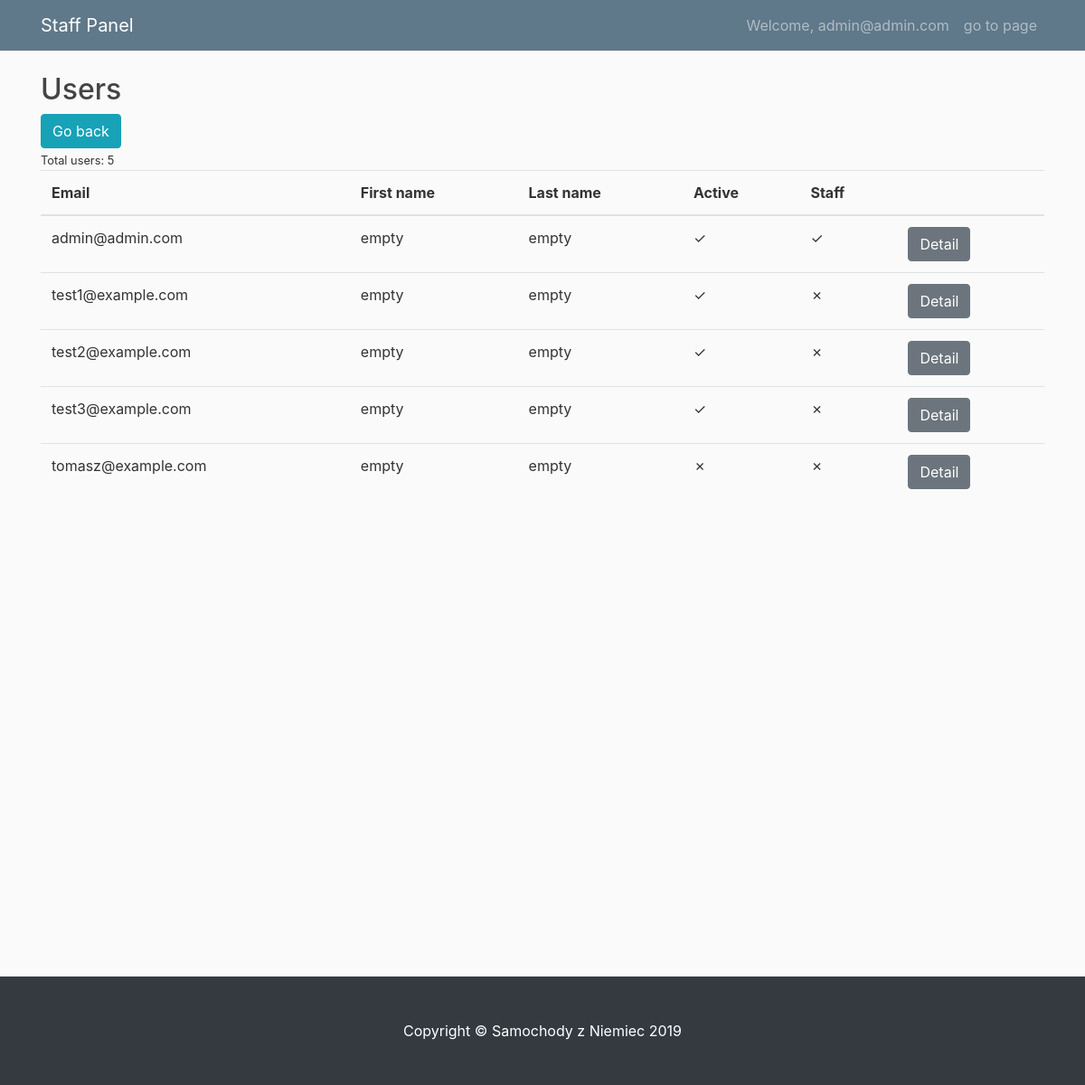
The app's page /staff/user_list (signed in) with its own data.
### account/models.py (models this page shows, shortened)
class User(AbstractBaseUser):
    email = models.EmailField(max_length=255, unique=True)
    is_active = models.BooleanField(default=True)  # can login
    is_staff = models.BooleanField(default=False)  # staff user non superuser
    is_admin = models.BooleanField(default=False)  # superuser
    created = models.DateTimeField(auto_now_add=True)
    updated = models.DateTimeField(auto_now=True)
    USERNAME_FIELD = "email"  # username
    REQUIRED_FIELDS = []
    objects = UserManager()

### staff/decorators.py (the view)
    def wrap(request, *args, **kwargs):
        if request.user.is_authenticated and request.user.is_staff:
            return func(request, *args, **kwargs)
        elif request.user.is_authenticated:
            return redirect("shop:index")
        else:
            return redirect("account:login")

### cart/context_processors.py (called while the page is built)
def cart(request):
    return {'cart': Cart(request)}

### staff/templates/staff/user_list.html
{% extends 'staff/base.html' %}
{% load crispy_forms_tags %}
{% block content %}
<div class="row">
    <div class="col">
        <div>
            <h2>Users</h2>
        </div>
        <div class="row">
            <div class="col">
                <a href="{% url 'staff:panel'%}" class="btn btn-info">Go back</a>
            </div>
        </div>
        {% with users.count as total_users %}
        <small>Total users: {{total_users}} </small>
        {% endwith%}
        <table class="table table-hover">
            <thead>
                <tr>
                    <th scope="col">Email</th>
                    <th scope="col">First name</th>
                    <th scope="col">Last name</th>
                    <th scope="col">Active</th>
                    <th scope="col">Staff</th>
                    <th scope="col"></th>
                </tr>
            </thead>
            <tbody>
                {% for user in users%}
                <tr>
                    <td> {{user.email}} </td>
                    <td> {% if user.first_name %}{{user.first_name}}
                        {% else %}
                        empty
                        {% endif%}</td>
                    <td>{% if user.last_name %}{{user.last_name}}
                        {% else %}
                        empty
                        {% endif%}</td>
                    <td>{% if user.is_active %} &check;
                        {% else %}
                        &cross;
                        {% endif%}</td>
                    <td>{% if user.is_staff %} &check;
                        {% else %}
                        &cross;
                        {% endif%}</td>
                    <td><a href="{% url 'staff:user_detail' pk=user.pk%}" class="btn btn-secondary">Detail</a>
                    </td>
                </tr>
                {% endfor %}
            </tbody>
        </table>
    </div>
</div>
{% endblock %}

### staff/templates/staff/base.html (shortened to what this page needs)
{% load static %}
<!DOCTYPE html>
<html lang="en">
<head>
    <link rel="stylesheet" href="https://maxcdn.bootstrapcdn.com/bootstrap/4.0.0/css/bootstrap.min.css"
>
    <link href="{% static 'css/staff.css' %}" rel="stylesheet">
</head>
<body>
    <nav class="navbar navbar-expand-md navbar-dark bg-steel fixed-top">
        <div class="container">
            <a class="navbar-brand mr-4" href="{% url 'staff:panel' %}">Staff Panel</a>
            <div class="collapse navbar-collapse" id="navbarToggle">
                <div class="navbar-nav">
                    <a class="nav-item nav-link" href="{% url 'account:profile'%}">
                        Welcome, {{ user.email }}
                    </a>
                    <a class="nav-item nav-link" href="{% url 'shop:index'%}"> go to page </a>
                </div>
            </div>
        </div>
    </nav>
    <div class="container" style="min-height: 1000px;">
        {% block content%}
        {% endblock%}
    </div>
    <footer class="py-5 bg-dark">
        <div class="container">
            <p class="m-0 text-center text-white">Copyright &copy; Samochody z Niemiec 2019</p>
        </div>
    </footer>
</body>
</html>

### staff/static/css/staff.css (style rules this page uses)
body { background: #fafafa; color: #333333; margin-top: 5rem; }
h1, h2, h3, h4, h5, h6 { color: #444444; }
.bg-steel { background-color: #5f788a; }

### records on screen
User: email "admin@admin.com"
User: email "test1@example.com"
User: email "test2@example.com"
User: email "test3@example.com"
User: email "tomasz@example.com"

### other values on screen
{{ total_users }} "5"
